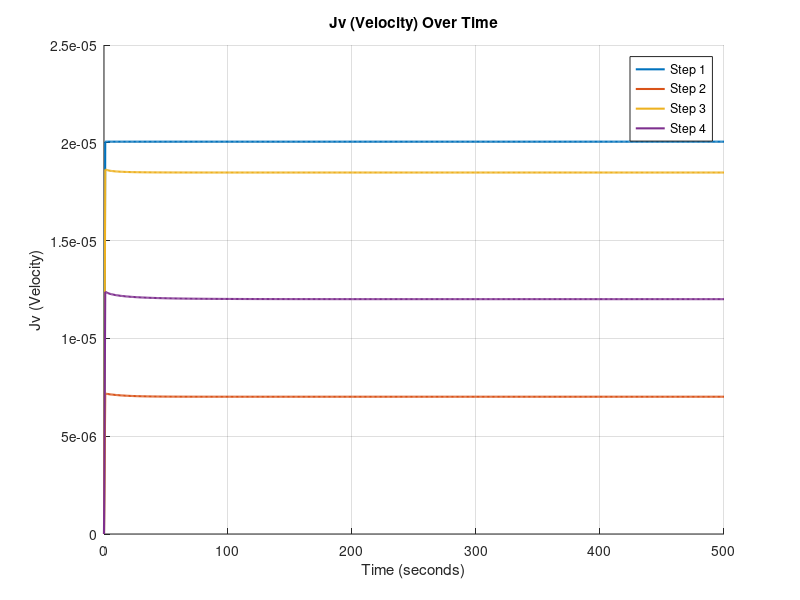
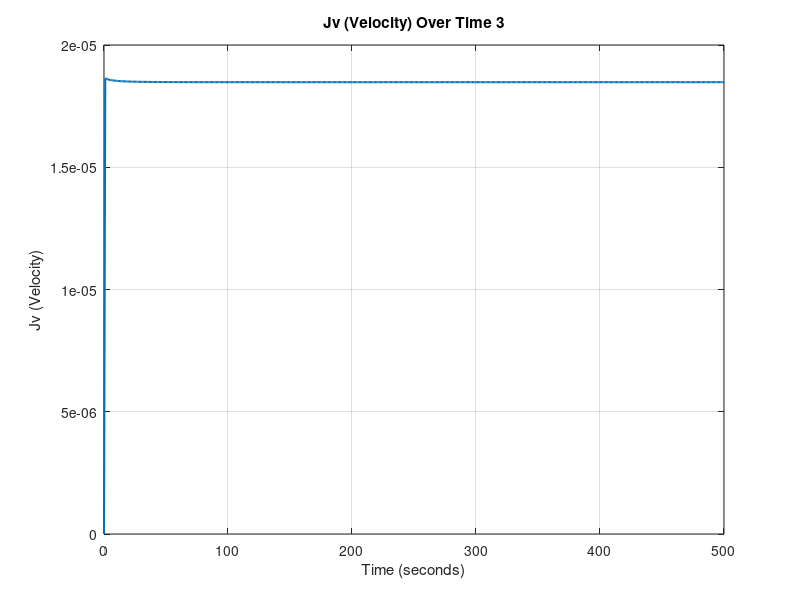

MATLAB code for these plots, in order: (Note: this script raises an error after producing the figures.)
%__Gruppe 3-Simulering-3.Sem__
clear
close all
clc
%%

x = linspace(0, 500, 500);

load('step1jv.mat', 'Jv_values1');
load('step2jv.mat', 'Jv_values2');
load('step3jv.mat', 'Jv_values3');
load('step4jv.mat', 'Jv_values4');

%%

% Create a figure for the first plot
figure;
hold on;

plot(x, Jv_values1, 'LineWidth', 1.5);
plot(x, Jv_values2, 'LineWidth', 1.5);
plot(x, Jv_values3, 'LineWidth', 1.5);
plot(x, Jv_values4, 'LineWidth', 1.5);

xlabel('Time (seconds)');
ylabel('Jv (Velocity)');
title('Jv (Velocity) Over Time');
grid on;

legend('Step 1', 'Step 2', 'Step 3', 'Step 4');

%%new graph
figure;
plot(x, Jv_values3, 'LineWidth', 1.5);
xlabel('Time (seconds)');
ylabel('Jv (Velocity)');
title('Jv (Velocity) Over Time 3');
grid on;
%ylim([, ])
ax = gca;
ax.YAxis.Exponent = -5;
legend('Step 3');

figure;
plot(x, Jv_values4, 'LineWidth', 1.5);
xlabel('Time (seconds)');
ylabel('Jv (Velocity)');
title('Jv (Velocity) Over Time 4');
grid on;
%ylim([, ])
ax = gca;
ax.YAxis.Exponent = -5;
legend('Step 4');
